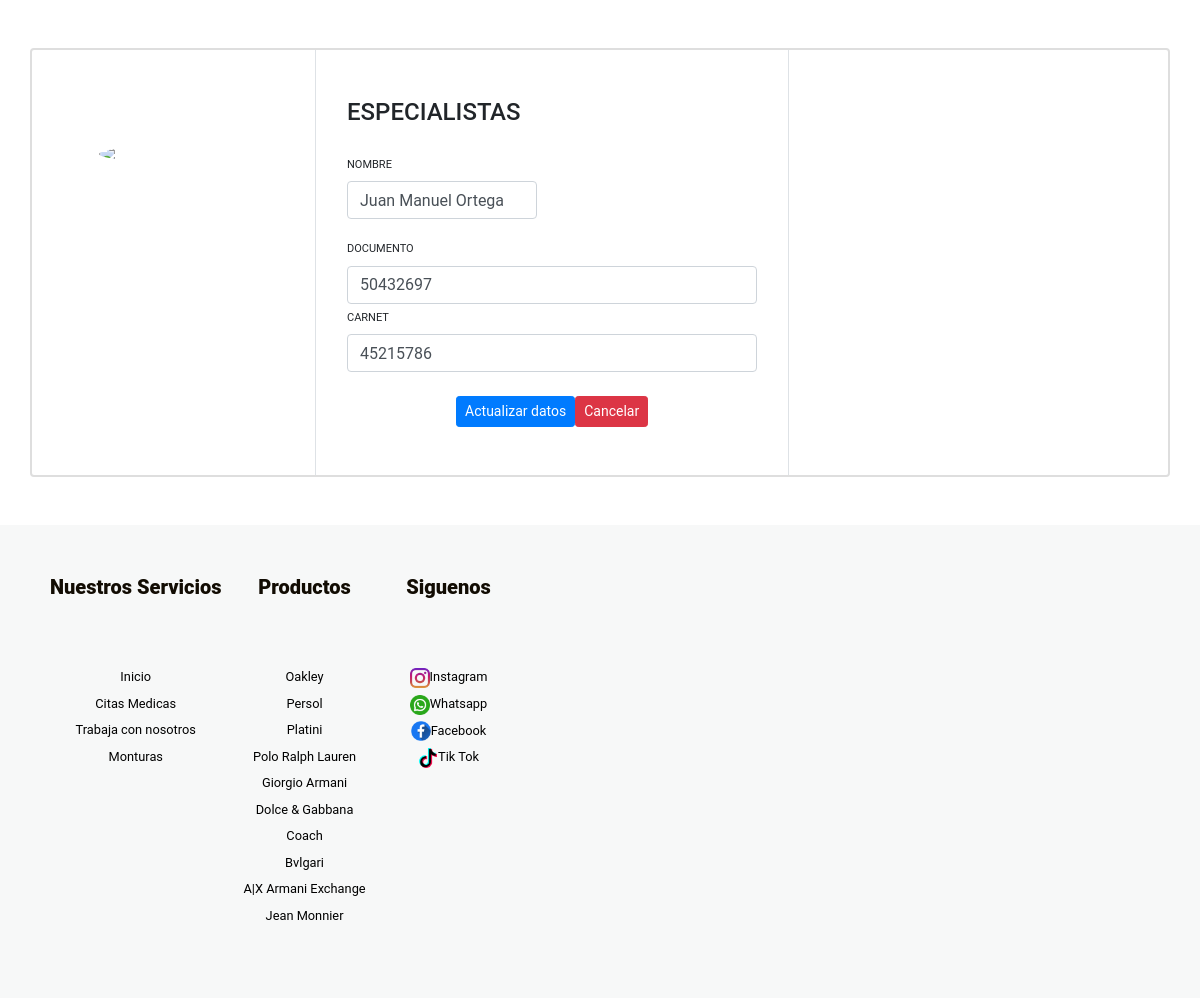
The app's page /edit_especialistas.php?nik=1 (signed in) with its own data.
### tables this page shows
CREATE TABLE `especialistas` (
  `especialistaID` int(11) NOT NULL,
  `Nombre` varchar(50) NOT NULL,
  `Documento` int(11) NOT NULL,
  `Carnet` int(11) NOT NULL
);

### edit_especialistas.php (the view, shortened to what this page needs)
<?php
include("BD/conexion.php");
?>
<!DOCTYPE html>
<html lang="es">
<head>
<link href="https://stackpath.bootstrapcdn.com/bootstrap/4.5.2/css/bootstrap.min.css" rel="stylesheet">
<link rel="stylesheet" href="https://use.fontawesome.com/releases/v5.3.1/css/all.css">
<link rel="stylesheet" href="CSS/index_perfil.css">
<link rel="stylesheet" href="CSS/index_style.css">
</head>
<body>
<?php
$nik = mysqli_real_escape_string($con,(strip_tags($_GET["nik"],ENT_QUOTES)));
$sql = mysqli_query($con, "SELECT * FROM especialistas WHERE especialistaID='$nik'");
if($sql === false || mysqli_num_rows($sql) == 0){
    header("Location: index.php");
}else{
    $row = mysqli_fetch_assoc($sql);
}
?>
<div class="container rounded bg-white mt-5 mb-5">
<div class="row">
<div class="col-md-3 border-right">
<div class="d-flex flex-column align-items-center text-center p-3 py-5"><img class="rounded-circle mt-5" width="150px" src="https://st3.depositphotos.com/15648834/17930/v/600/depositphotos_179308454-stock-illustration-unknown-person-silhouette-glasses-profile.jpg"><span class="font-weight-bold"></div>
</div>
<div class="col-md-5 border-right">
<div class="p-3 py-5">
<div class="d-flex justify-content-between align-items-center mb-3">
<h4 class="text-right">ESPECIALISTAS</h4>
</div>
<form action="" method="post">
<div class="row mt-2">
<div class="col-md-6">
    <label class="labels">NOMBRE</label>
    <input type="text" class="form-control" name="name" placeholder="" value="<?php echo $row['Nombre'] ?>">
</div>
</div>
<div class="row mt-3">
<div class="col-md-12">
    <label class="labels">DOCUMENTO</label>
    <input type="number" class="form-control" name="documento" placeholder="" value="<?php echo $row['Documento'] ?>">
</div>
<div class="col-md-12">
    <label class="labels">CARNET</label>
    <input type="number" class="form-control" name="carnet" placeholder="" value="<?php echo $row['Carnet'] ?>">
    <br>
    <center><input type="submit" name="update" class="btn btn-sm btn-primary" value="Actualizar datos"><a href="index.php" class="btn btn-sm btn-danger">Cancelar</a></center>
</div>
</div>
</form>
</div>
</div>
</div>
</div>
<?php include('footer.php'); ?>
</body>
</html>

### CSS/index_perfil.css (style rules this page uses)
.container { border: 2px solid rgb(222, 222, 222); box-shadow:none; }
.labels { font-size: 11px }

### CSS/index_style.css (style rules this page uses)
* { padding: 0; margin: 0; box-sizing: border-box; }
body { height: 100vh; font-family: 'Roboto', sans-serif; display:block; }

### records on screen
especialistas: name "Juan Manuel Ortega", documento "50432697", carnet "45215786"
